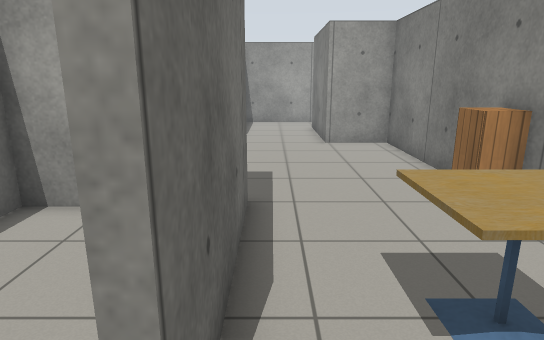
[1] (above)

12 first-person views from a walk through a Gazebo world. The camera is 1.3 m above the floor, tilts 14° down and sees 75° across. The floor is counted in squares, 0.5 m on a side. Each view is taken from the middle of a square. On the plan, view 1 faces up. The plan holds only what a view shows up to about 20 squares ahead; the rest is blank. Simple patterns stand in for the simulator's built-in surfaces.

[2]
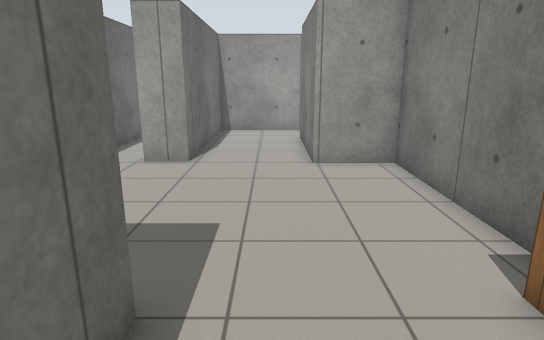

[3]
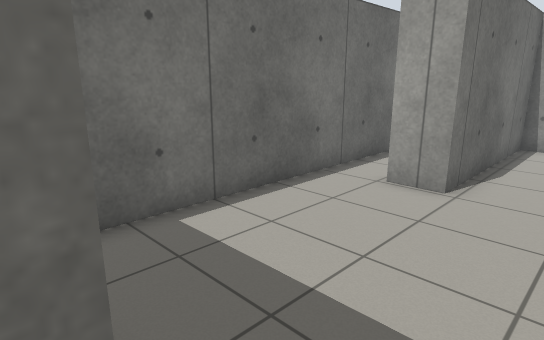

[4]
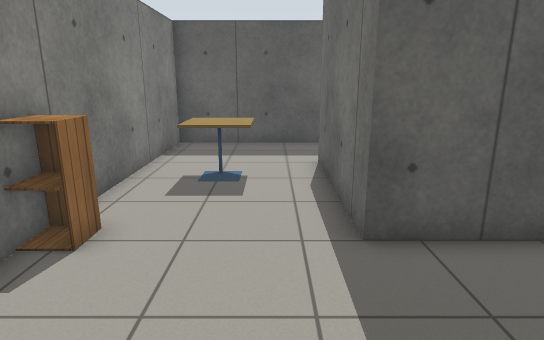

[5]
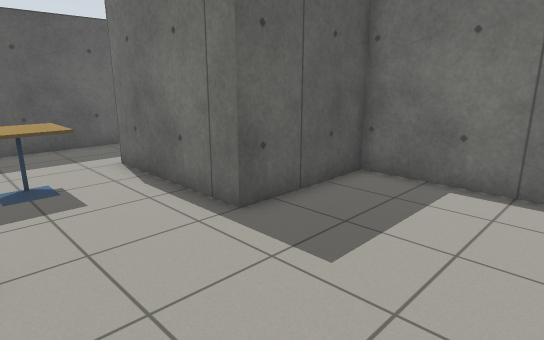

[6]
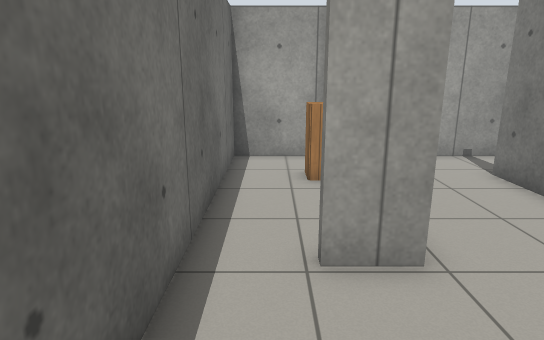

[7]
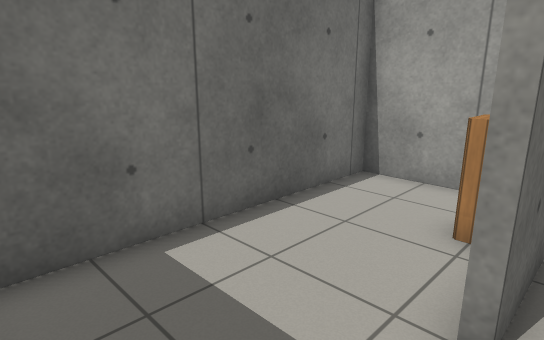

[8]
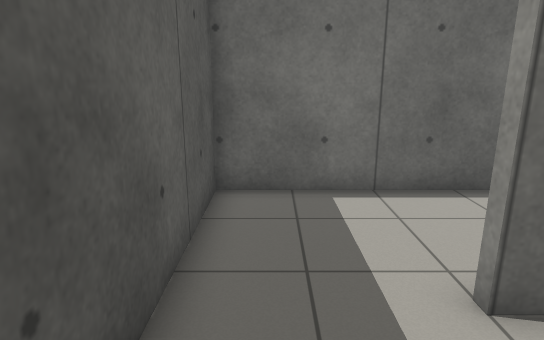

[9]
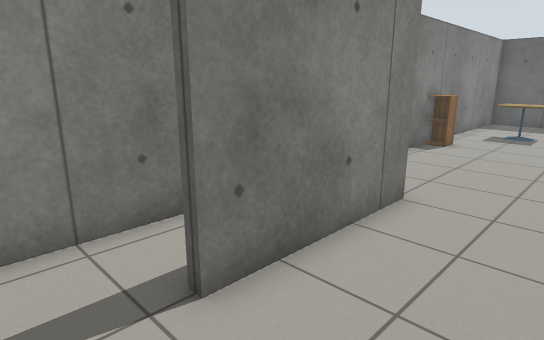

[10]
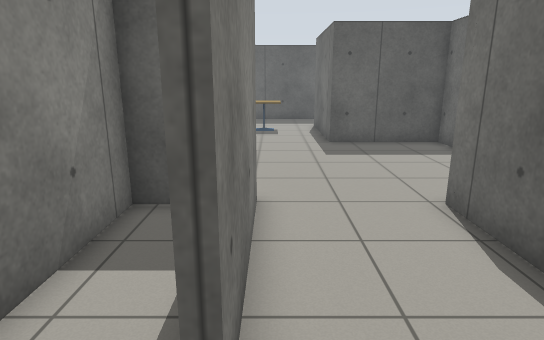

[11]
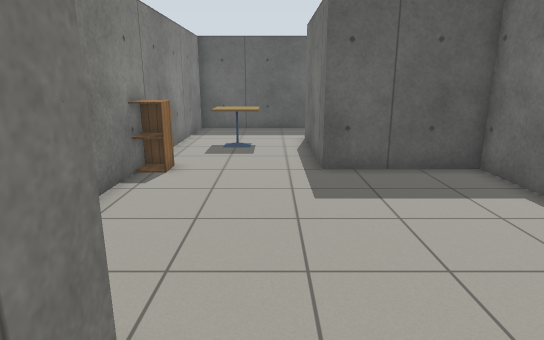

[12]
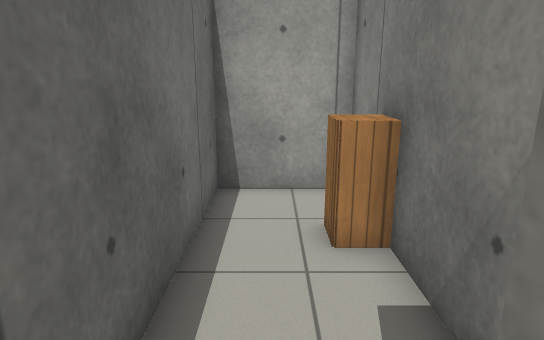

### Floor plan
Points are (right, up) in squares from view 1. A wall is a line through its corners. A room is listed if a view was taken in it or the views show most of it. See-through windows are left out.
Room 1 (views 1, 2, 7, 8)
walls: (-0.5, 4.6) (-0.5, 1.4); (-2.1, 7.2) (-5.4, 7.2) (-5.4, -2.4) (5, -2.4) (5, 4.5)
ways out: opening at (1.5, 5) to room 2
objects: cabinet (-2, 5) to (-1, 5); cafe table (2, 3) to (3, 4)
Room 2 (views 3, 4, 5, 6, 9, 10, 11, 12)
walls: (-2.1, 17.5) (-2.1, 23.5) (-5.4, 23.5) (-5.4, 7.5) (-0.5, 7.5) (-0.5, 4.6); (2.4, 23.5) (-1.8, 23.5) (-1.8, 15.6) (-3.4, 15.6); (5, 4.5) (5, 15.4) (2.3, 15.4) (2.3, 20.9)
ways out: opening at (1.5, 5) to room 1; opening at (3, 22) to room 3
objects: cabinet (-3, 20) to (-3, 21); cabinet (4, 7) to (5, 7)
Room 3 (no view inside)
walls: (2.3, 20.9) (2.8, 20.9); (4.1, 23.5) (2.4, 23.5); (4.1, 15.7) (5, 15.7) (5, 22.5)
ways out: opening at (3, 22) to room 2

Positions as (right, up) in squares from view 1, and headings:
1: (0, 0), facing up
2: (1, 4), facing up
3: (1, 7), facing up-left
4: (1, 13), facing down
5: (4, 13), facing down-left
6: (-4, 11), facing up
7: (0, -2), facing up-left
8: (3, -1), facing left
9: (-1, 23), facing down-right
10: (2, 23), facing down
11: (1, 18), facing down
12: (-4, 15), facing up
